Frame 1 (no input): blank canvas, image omitted
Frame 60 (no input): blank canvas, image omitted
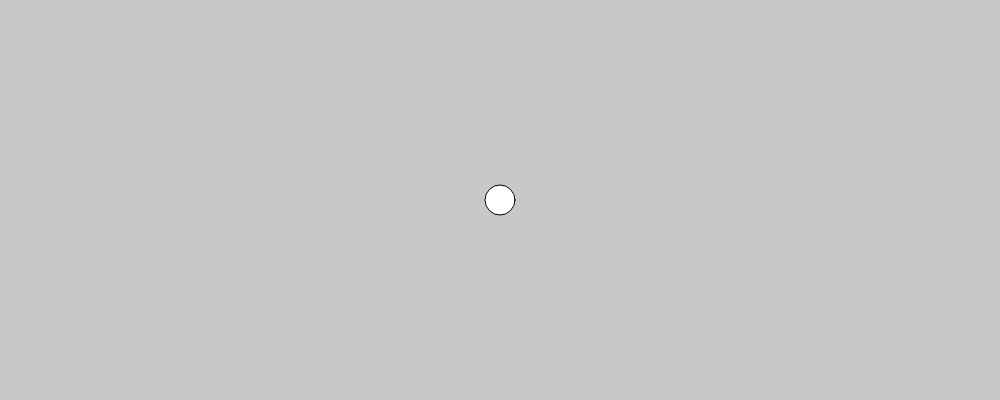
Frame 120 (the mouse pressed at the canvas centre since frame 60)

The p5.js sketch whose frames 1 and 60 were blank and that drew this single picture after the mouse press (run headless with seeded random() and noise() and a simulated clock; from frame 60 on, the mouse is pressed at the canvas centre):

// p5.js sketch
// ── sketch.js
let bird;
let force;
let mPressed;
let mCurrent;
let isDragging;
let gravity;
let birdSize;

function setup(){
    createCanvas(1000,400);
    isDragging = false;
    gravity = createVector(0,0.053);
    birdSize = 30;
}

function draw(){
    background(200);
    if(isDragging){
        line(mPressed.x,mPressed.y,mCurrent.x,mCurrent.y);
        ellipse(mPressed.x,mPressed.y,birdSize,birdSize);
    }
    if(bird){
        bird.applyForce(gravity);
        bird.update();
        bird.display();
    }
}

function mousePressed(){
    mPressed = createVector(mouseX, mouseY);
    mCurrent = mPressed.copy();
    isDragging = true;
}
function mouseDragged(){
    mCurrent = createVector(mouseX, mouseY);
}

function mouseReleased(){
    mCurrent = createVector(mouseX, mouseY);
    force = p5.Vector.sub(mPressed, mCurrent);
    force.mult(0.1);
    bird = new RigidBody(mPressed, birdSize);
    bird.applyForce(force);
    isDragging = false;
}
// ── rigidBody.js
class RigidBody{
    constructor(loc, size){
        this.loc = loc.copy();
        this.size = size;
        this.acc = createVector(0,0);
        this.vel = createVector(0,0);
        this.friction = 0.998;
    }
    applyForce(force){
        this.acc.add(force);
    }
    update(){
        this.vel.add(this.acc);
        this.loc.add(this.vel);
        this.acc.mult(0);
        this.vel.mult(this.friction);
        this.bounce();
    }
    bounce(){
        let top = this.size/2;
        let bottom = height - this.size/2;
        let right = width - this.size/2;
        let left = this.size/2;

        if(this.loc.y > bottom || this.loc.y<top){
            this.vel.y*=-1;
        }
        if(this.loc.x>right || this.loc.x<left){
            this.vel.x*=-1;
        }        
    }
    display(){
        ellipse(this.loc.x,this.loc.y, this.size);
    }
}
